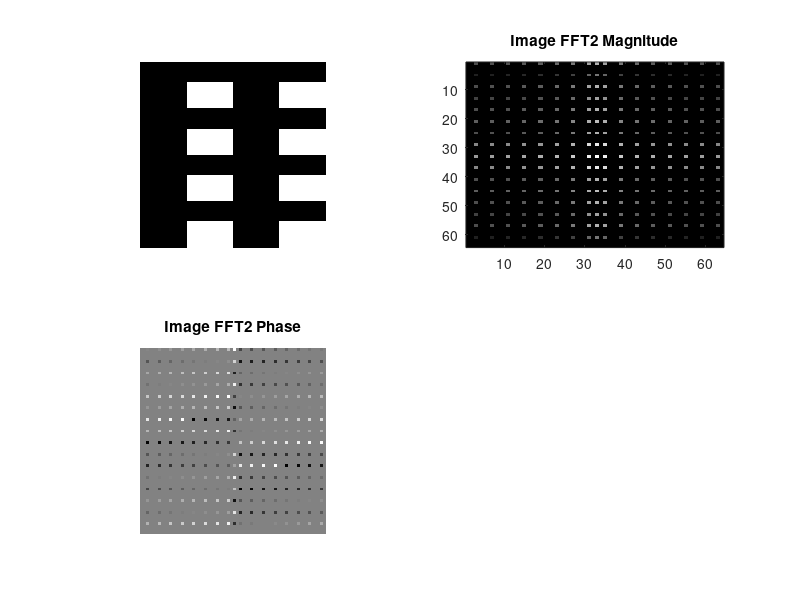

Write MATLAB code to recreate this figure.
clear all;
close all;

N=64;
Ts=1/N; Fs=N; df=Fs/N;% sampling
Im(N/8:N/4,N/4+1:N/2) =1;
Im(1:N/4,N/2+1:N) = Im;
Im(N/4+1:N/2,:) = Im;
Im(N/2+1:3*N/4,:) = Im(1:N/4,:);
Im(3*N/4+1:N,:) = Im(1:N/4,:);

img_fft = fft2(Im);
img_fft_shift = fftshift(img_fft); 

subplot(2, 2, 1);
imshow(Im);

subplot(2,2, 2);
imagesc(100*log(1+abs(fftshift(img_fft)))); colormap(gray); 
title('Image FFT2 Magnitude')

subplot(2,2, 3);
imshow(angle(fftshift(img_fft)),[-pi pi]), colormap gray
title('Image FFT2 Phase');